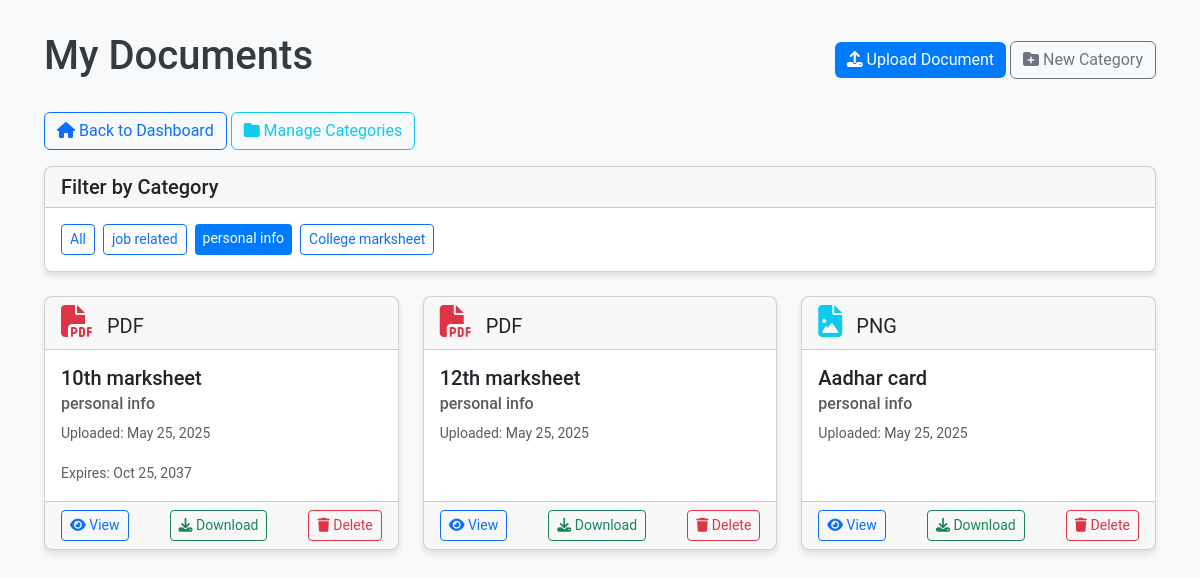
Screenshot of /documents/?category=2 (signed in) with the database file from the repository.
### documents/models.py (models this page shows, shortened)
class Category(models.Model):
    name = models.CharField(max_length=100)
    description = models.TextField(blank=True, null=True)
    class Meta:
        verbose_name_plural = "Categories"

class Document(models.Model):
    title = models.CharField(max_length=255)
    file = models.FileField(upload_to='documents/')
    description = models.TextField(blank=True, null=True)
    category = models.ForeignKey(Category, on_delete=models.CASCADE, related_name='documents')
    user = models.ForeignKey(settings.AUTH_USER_MODEL, on_delete=models.CASCADE, related_name='documents')
    uploaded_at = models.DateTimeField(auto_now_add=True)
    expiry_date = models.DateField(blank=True, null=True)
    file_type = models.CharField(max_length=50, blank=True)
    file_size = models.IntegerField(default=0)  # Size in KB

### documents/views.py (the view)
# urls.py: path('', views.document_list, name='document_list'),
@login_required
def document_list(request):
    documents = Document.objects.filter(user=request.user)
    categories = Category.objects.all()
    category_id = request.GET.get('category')
    if category_id:
        documents = documents.filter(category_id=category_id)
    context = {
        'documents': documents,
        'categories': categories
    }
    return render(request, 'documents/document_list.html', context)

### documents/templates/documents/document_list.html (shortened to what this page needs)
<!DOCTYPE html>
<html lang="en">
<head>
  <link href="https://cdn.jsdelivr.net/npm/bootstrap@5.3.0-alpha3/dist/css/bootstrap.min.css" rel="stylesheet">
  <link rel="stylesheet" href="https://cdnjs.cloudflare.com/ajax/libs/font-awesome/6.4.0/css/all.min.css">
</head>
<body>
  <div class="container">
    <div class="d-flex justify-content-between align-items-center mb-4">
      <h1>My Documents</h1>
      <div>
        <a href="{% url 'documents:upload_document' %}" class="btn btn-primary">
          <i class="fas fa-upload"></i> Upload Document
        </a>
        <a href="{% url 'documents:create_category' %}" class="btn btn-outline-secondary">
          <i class="fas fa-folder-plus"></i> New Category
        </a>
      </div>
    </div>
    <div class="mb-3">
      <a href="{% url 'dashboard' %}" class="btn btn-outline-primary">
        <i class="fas fa-home"></i> Back to Dashboard
      </a>
      <a href="{% url 'documents:category_list' %}" class="btn btn-outline-info">
        <i class="fas fa-folder"></i> Manage Categories
      </a>
    </div>
    <div class="card mb-4">
      <div class="card-header">
        <h5 class="card-title mb-0">Filter by Category</h5>
      </div>
      <div class="card-body">
        <div class="d-flex flex-wrap gap-2">
          <a href="{% url 'documents:document_list' %}" class="btn btn-sm {% if not request.GET.category %}btn-primary{% else %}btn-outline-primary{% endif %}">
            All
          </a>
          {% for category in categories %}
          <a href="{% url 'documents:document_list' %}?category={{ category.id }}"
             class="btn btn-sm {% if request.GET.category|add:'0' == category.id %}btn-primary{% else %}btn-outline-primary{% endif %}">
            {{ category.name }}
          </a>
          {% endfor %}
        </div>
      </div>
    </div>
    {% if documents %}
      <div class="row row-cols-1 row-cols-md-3 g-4">
        {% for document in documents %}
        <div class="col">
          <div class="card document-card">
            <div class="card-header">
              {% if document.file_type == 'PDF' %}
                <i class="fas fa-file-pdf text-danger document-icon"></i>
              {% elif document.file_type == 'DOC' or document.file_type == 'DOCX' %}
                <i class="fas fa-file-word text-primary document-icon"></i>
              {% elif document.file_type == 'XLS' or document.file_type == 'XLSX' %}
                <i class="fas fa-file-excel text-success document-icon"></i>
              {% elif document.file_type == 'JPG' or document.file_type == 'PNG' %}
                <i class="fas fa-file-image text-info document-icon"></i>
              {% else %}
                <i class="fas fa-file text-secondary document-icon"></i>
              {% endif %}
              <span class="fs-5">{{ document.file_type }}</span>
            </div>
            <div class="card-body">
              <h5 class="card-title">{{ document.title }}</h5>
              <h6 class="card-subtitle mb-2 text-muted">{{ document.category.name }}</h6>
              <p class="card-text">
                <small class="text-muted">Uploaded: {{ document.uploaded_at|date:"M d, Y" }}</small>
              </p>
              {% if document.expiry_date %}
              <p class="card-text">
                <small class="text-muted">Expires: {{ document.expiry_date|date:"M d, Y" }}</small>
              </p>
              {% endif %}
            </div>
            <div class="card-footer d-flex justify-content-between document-actions">
              <a href="{% url 'documents:document_detail' document.id %}" class="btn btn-sm btn-outline-primary">
                <i class="fas fa-eye"></i> View
              </a>
              <a href="{{ document.file.url }}" class="btn btn-sm btn-outline-success" download>
                <i class="fas fa-download"></i> Download
              </a>
              <a href="{% url 'documents:delete_document' document.id %}" class="btn btn-sm btn-outline-danger">
                <i class="fas fa-trash"></i> Delete
              </a>
            </div>
          </div>
        </div>
        {% endfor %}
      </div>
    {% else %}
      <div class="alert alert-info">
        <i class="fas fa-info-circle"></i> You haven't uploaded any documents yet.
      </div>
    {% endif %}
  </div>
</body>
</html>

### documents/templates/documents/document_list.html (style rules this page uses)
body { font-family: 'Roboto', sans-serif; background-color: #f8f9fa; padding: 2rem; }
h1, h2 { color: #343a40; }
.btn-primary { background-color: #007bff; border: none; }
.card { border-radius: 8px; box-shadow: 0 4px 6px rgba(0, 0, 0, 0.1); transition: transform 0.3s; }
.card-header { border-radius: 8px 8px 0 0; }
.document-card { height: 100%; }
.document-icon { font-size: 2rem; margin-right: 10px; }

### rows the page displays
Category: name "job related"
Category: name "personal info"
Category: name "College marksheet"
Document: file_type "PDF", title "10th marksheet", category.name "personal info", uploaded_at "May 25, 2025", expiry_date "Oct 25, 2037"
Document: file_type "PDF", title "12th marksheet", category.name "personal info", uploaded_at "May 25, 2025"
Document: file_type "PNG", title "Aadhar card", category.name "personal info", uploaded_at "May 25, 2025"
